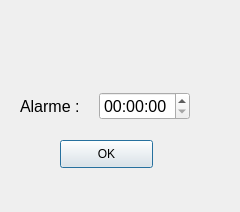
<?xml version="1.0" encoding="UTF-8"?>
<ui version="4.0">
 <class>Alarmes</class>
 <widget class="QDialog" name="Alarmes">
  <property name="geometry">
   <rect>
    <x>0</x>
    <y>0</y>
    <width>240</width>
    <height>212</height>
   </rect>
  </property>
  <property name="windowTitle">
   <string>Réglage Alarme</string>
  </property>
  <widget class="QPushButton" name="pushButton">
   <property name="geometry">
    <rect>
     <x>60</x>
     <y>140</y>
     <width>93</width>
     <height>28</height>
    </rect>
   </property>
   <property name="text">
    <string>OK</string>
   </property>
  </widget>
  <widget class="QLabel" name="label_2">
   <property name="geometry">
    <rect>
     <x>80</x>
     <y>20</y>
     <width>48</width>
     <height>48</height>
    </rect>
   </property>
   <property name="text">
    <string/>
   </property>
   <property name="pixmap">
    <pixmap resource="ressources.qrc">:/images/reveil-icon.png</pixmap>
   </property>
  </widget>
  <widget class="QWidget" name="">
   <property name="geometry">
    <rect>
     <x>20</x>
     <y>90</y>
     <width>170</width>
     <height>32</height>
    </rect>
   </property>
   <layout class="QHBoxLayout" name="horizontalLayout">
    <item>
     <widget class="QLabel" name="label">
      <property name="font">
       <font>
        <pointsize>12</pointsize>
       </font>
      </property>
      <property name="text">
       <string>Alarme : </string>
      </property>
     </widget>
    </item>
    <item>
     <widget class="QTimeEdit" name="timeEdit">
      <property name="font">
       <font>
        <pointsize>12</pointsize>
       </font>
      </property>
     </widget>
    </item>
   </layout>
  </widget>
 </widget>
 <resources>
  <include location="ressources.qrc"/>
 </resources>
 <connections/>
</ui>
